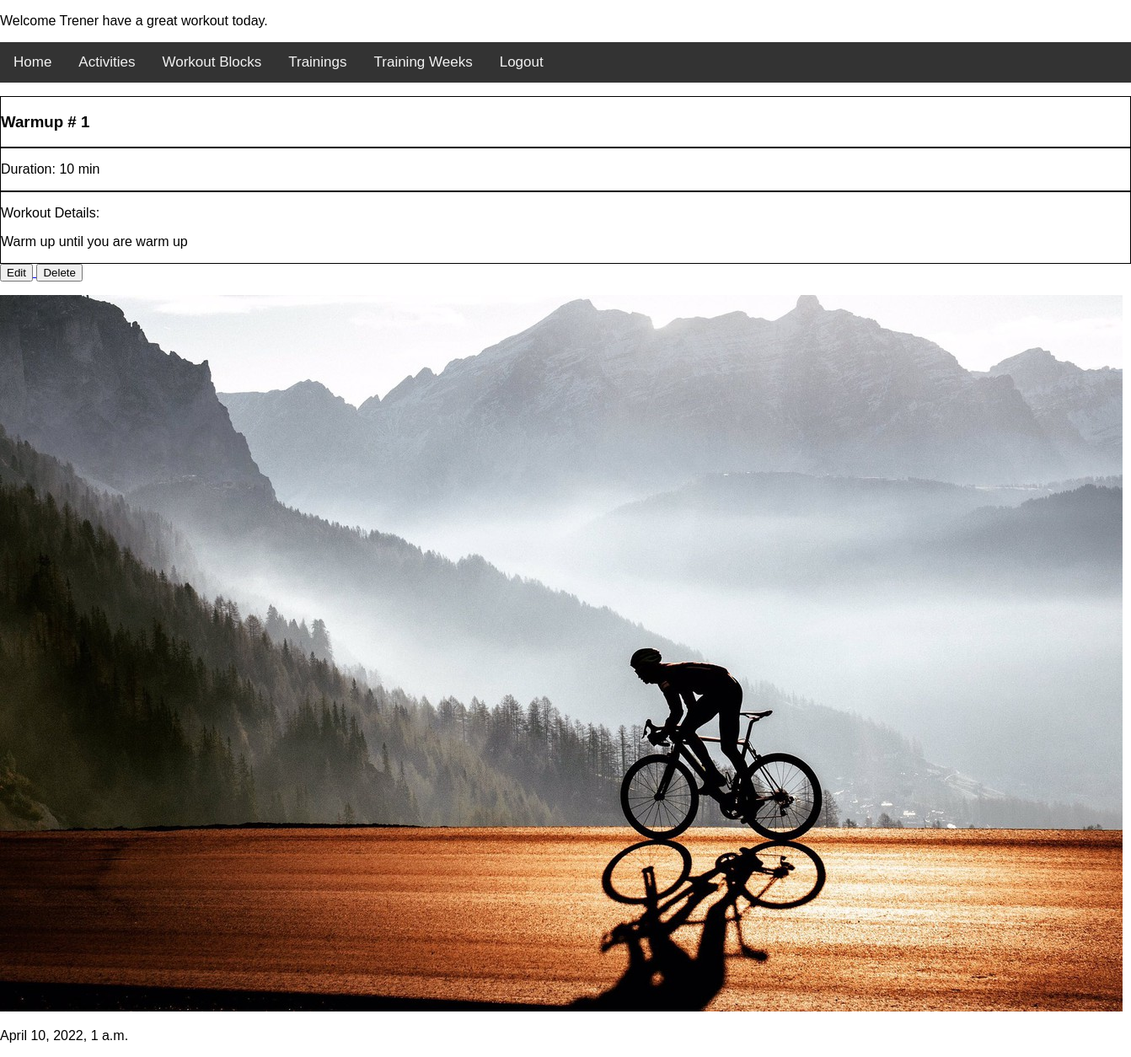
/trainingz_app/workout_block/1/ (signed in), run on the app's committed database.
### trainingz_app/models.py (models this page shows, shortened)
class WorkoutBlock(models.Model):
    name = models.CharField(max_length=50)
    workout_element = models.CharField(max_length=30, choices=WORKOUT_ELEMENTS)
    workout_details = models.TextField()
    duration = models.SmallIntegerField()
    def get_update_url(self):
        return reverse("update_workout_block", kwargs={"id": self.id})
    def get_delete_url(self):
        return reverse("delete_workout_block", kwargs={"id": self.id})

### trainingz_app/views.py (the view)
class ShowDetailWorkoutBlockView(LoginRequiredMixin, View):
    def get(self, request, id):
        workout_block = WorkoutBlock.objects.get(pk=id)
        return render(
            request, "workout_block_detail.html", {"workout_block": workout_block}
        )

### trainingz_app/context_processor.py (called while the page is built)
def get_date(request):
    return {"date": datetime.now()}

### trainingz_app/templates/workout_block_detail.html (shortened to what this page needs)
{% extends 'base.html' %}
{% block trainingz %}
    <div style="border: solid; border-width: 1px;">
        <h3>{{ workout_block.name }}</h3>
    </div>
    <div style="border: solid; border-width: 1px;">
        <p>Duration: {{ workout_block.duration }} min</p>
    </div>
    <div style="border: solid; border-width: 1px;">
        <p>Workout Details:</p>
        <p>{{ workout_block.workout_details }}</p>
    </div>
    <a href="{{ workout_block.get_update_url }}">
        <button>Edit</button>
    </a>
    <a href="{{ workout_block.get_delete_url }}">
        <button>Delete</button>
    </a>
{% endblock %}

### trainingz_app/templates/base.html (shortened to what this page needs)
<!DOCTYPE html>
{% load static %}
<html lang="en">
<head>
    <link rel="stylesheet" type="text/css" href="{% static 'css/base.css' %}">
</head>
<body>
<p>Welcome {{ user }} have a great workout today.</p>
</body>
<div class="topnav">
    <a href="{% url 'index' %}">Home</a>
    {% if user.is_authenticated %}
        <a href="{% url 'list_activities' %}">Activities</a>
        <a href="{% url 'list_workout_blocks' %}">Workout Blocks</a>
        <a href="{% url 'list_trainings' %}">Trainings</a>
        <a href="{% url 'list_training_weeks' %}">Training Weeks</a>
        <a href="{% url 'logout' %}">Logout</a>
    {% else %}
        <a href="{% url 'login' %}">Login</a>
        <a href="{% url 'register' %}">Register</a>
   {% endif %}
</div>
{% block trainingz %}
{% endblock %}
<p> <img src="{% static 'cycling.jpeg' %}"> </p>
<p>{{ date }}</p>
</html>

### trainingz_app/static/css/base.css (style rules this page uses)
body { margin: 0; font-family: Arial, Helvetica, sans-serif; }
.topnav { overflow: hidden; background-color: #333; }
.topnav a { float: left; color: #f2f2f2; text-align: center; padding: 14px 16px; text-decoration: none; font-size: 17px; }

### data on the page
WorkoutBlock: name "Warmup # 1", duration "10", workout_details "Warm up until you are warm up"

### other printed values
{{ user }} "Trener"
